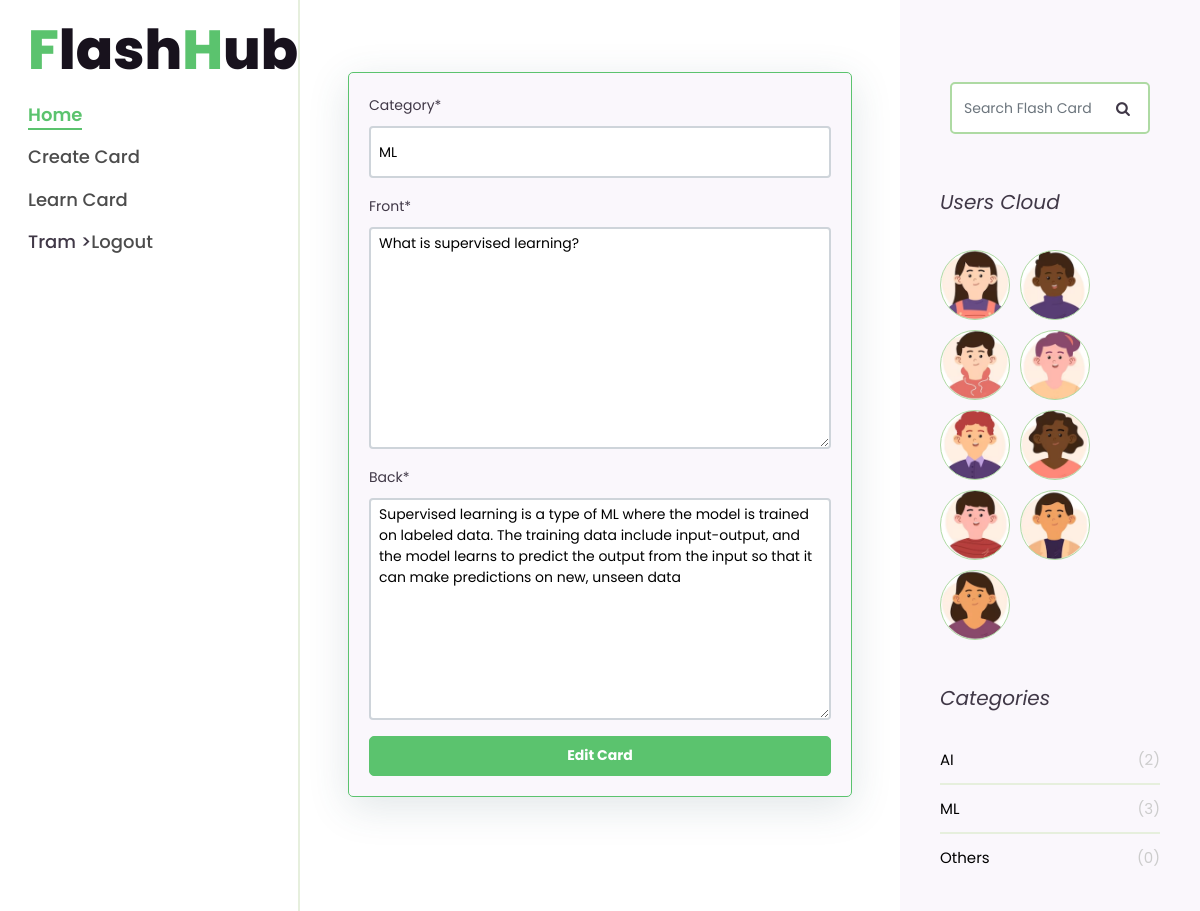
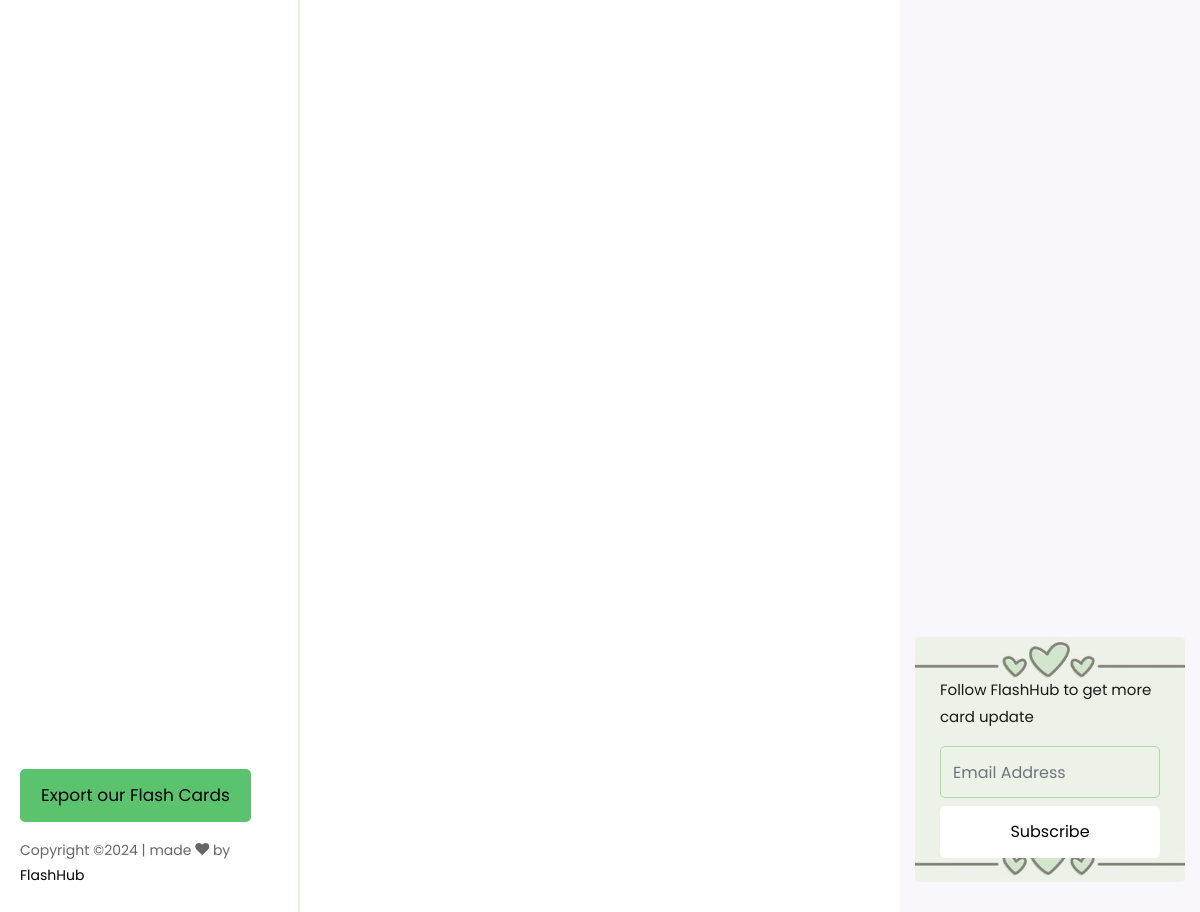
Screenshot of /edit_card/35 (signed in) with the database file from the repository (2 pictures, top to bottom).
### flashcards/models.py (models this page shows)
class FlashCard(models.Model):
	category = models.CharField(max_length=50)
	front = models.TextField()
	back = models.TextField()
	creator = models.ForeignKey(User, on_delete=models.CASCADE)
	likes = models.IntegerField(default=0)
	known = models.IntegerField(default=0)
	def __str__(self):
		return self.front

### flashcards/views.py (the view)
# urls.py: path('edit_card/<id>', views.edit_card, name='edit_card'),
@login_required
def edit_card(request, id):
    if request.user.is_authenticated:
        all_cards = FlashCard.objects.filter(creator=request.user.id)
    else:
        all_cards = FlashCard.objects.all()
    card = FlashCard.objects.get(id=id)
    if request.method == 'POST':
        form = FlashCardForm(request.POST, instance=card)
        if form.is_valid():
            form.save()
            messages.success(request, f'Flashcard updated!')
            return redirect('home')
    else:
        form = FlashCardForm(instance=card)
    counts = get_counts(all_cards)
    popular_cards = all_cards.order_by('-likes')[:3]
    context = {'form':form, 'counts':counts, 'popular_cards':popular_cards }
    return render(request, 'flashcards/edit_card.html', context)

### flashcards/forms.py
class FlashCardForm(ModelForm):
	class Meta:
		model = FlashCard
		fields = ['category', 'front', 'back']

### flashcards/views.py (called while the page is built)
def get_counts(all_cards):
    counts = []
    count_alg = all_cards.filter(category='AI').count()
    counts.append(count_alg)
    count_ds = all_cards.filter(category='ML').count()
    counts.append(count_ds)
    count_com = all_cards.filter(category='Others').count()
    counts.append(count_com)
    return counts

### flashcards/templates/flashcards/edit_card.html (shortened to what this page needs)
{% extends "flashcards/base.html" %}
{% load static %}
{% load crispy_forms_tags %}
{% block content %}
	<div class="row pt-md-4">
        <div class="col-md-12">
            <div class="blog-entry ftco-animate d-md-flex">
                <div class="form-flashcard">
					<form method="POST" action="">
						{{ form|crispy }}
						<input class="btn btn-primary" type="submit" name="Submit" value="Edit Card">
					</form>
				</div>
            </div>
        </div>
	</div>
{% endblock %}

### flashcards/templates/flashcards/base.html (shortened to what this page needs)
{% load static %}
<!DOCTYPE html>
<html>
<head>
    <link rel="stylesheet" href="{% static '/css/open-iconic-bootstrap.min.css' %}">
    <link rel="stylesheet" href="{% static '/css/animate.css' %}">
    <link rel="stylesheet" href="{% static '/css/icomoon.css' %}">
    <link rel="stylesheet" href="{% static '/css/style.css' %}">
    <link rel="stylesheet" href="{% static '/font-awesome-4.7.0/font-awesome-4.7.0/css/font-awesome.min.css' %}">
</head>
<body>
	<div id="colorlib-page">
        <aside id="colorlib-aside" role="complementary" class="js-fullheight">
			<h1><span class='green-text' style='color:#5BC36E'>F</span>lash<span class='green-text' style='color:#5BC36E'>H</span>ub</h1>
            <nav id="colorlib-main-menu" role="navigation">
                <ul>
                    <li class="colorlib-active"><a href="{% url 'home' %}">Home</a></li>
                    <li><a href="{% url 'add_card' %}">Create Card</a></li>
                    <li><a href="{% url 'learn' %}">Learn Card</a></li>
                    {% if user.is_authenticated %}
                        <li><span>{{user.username}}&nbsp</span>><a href="{% url 'logout' %}">Logout</a></li>
                    {% else %}
                        <li><a href="{% url 'login' %}">Login</a></li>
                    {% endif %}
                </ul>
            </nav>
            <div class="colorlib-footer">
                <div class="mb-4">
                    <h3>&nbsp</h3>
                    <form action="{% url 'dump_csv' %}" class="colorlib-subscribe-form">
                        <div class="form-group d-flex">
                          <button class="btn-dark">Export our Flash Cards</button>
                        </div>
                    </form>
                </div>
                <p class="pfooter">
      Copyright &copy;<script>document.write(new Date().getFullYear());</script> | made <i class="icon-heart" aria-hidden="true"></i> by <a href="https://kentstate.edu" target="_blank">FlashHub</a></p>
            </div>
        </aside>
        <div id="colorlib-main">
        <section class="ftco-section ftco-no-pt ftco-no-pb">
        <div class="container">
            <div class="row d-flex">
            	<div class="col-xl-8 py-5 px-md-5">
	            	{% block content %}
		    		{% endblock %}
		    	</div>
                <div class="col-xl-4 sidebar ftco-animate bg-light pt-5">
                    <div class="sidebar-box pt-md-4">
                      <form method="GET" action="{% url 'search_keywords' %}" class="search-form">
                        <div class="form-group">
                          <span class="icon icon-search"></span>
                          <input name='keywords' type="text" class="form-control" placeholder="Search Flash Card">
                        </div>
                      </form>
                    </div>
					<div class="sidebar-box ftco-animate">
						<h3 class="sidebar-heading">Users Cloud</h3>
						<ul class="tagcloud">
						  <a href="#" class="tag-cloud-link" style="background-image: url({% static 'images/u1.png' %});"></a>
						  <a href="#" class="tag-cloud-link" style="background-image: url({% static 'images/u2.png' %});"></a>
						  <a href="#" class="tag-cloud-link" style="background-image: url({% static 'images/u3.png' %});"></a>
						  <a href="#" class="tag-cloud-link" style="background-image: url({% static 'images/u4.png' %});"></a>
						  <a href="#" class="tag-cloud-link" style="background-image: url({% static 'images/u5.png' %});"></a>
						  <a href="#" class="tag-cloud-link" style="background-image: url({% static 'images/u6.png' %});"></a>
						  <a href="#" class="tag-cloud-link" style="background-image: url({% static 'images/u7.png' %});"></a>
						  <a href="#" class="tag-cloud-link" style="background-image: url({% static 'images/u8.png' %});"></a>
						  <a href="#" class="tag-cloud-link" style="background-image: url({% static 'images/u9.png' %});"></a>
						</ul>
					  </div>
                    <div class="sidebar-box ftco-animate">
                        <h3 class="sidebar-heading">Categories</h3>
                      <ul class="categories">
                        <li><a href="{% url 'get_cards_by_category' 'AI' %}">AI <span>({{counts.0}})</span>
                        </a></li>
                        <li><a href="{% url 'get_cards_by_category' 'ML' %}">ML <span>({{counts.1}})</span></a></li>
                        <li><a href="{% url 'get_cards_by_category' 'Others' %}">Others <span>({{counts.2}})</span>
                        </a></li>
                      </ul>
                    </div>
	                <div class="sidebar-box subs-wrap img py-4" style="background-image: url({% static 'images/newletter.jpeg' %});">
	                                <div class="overlay"></div>
	                                <p class="mb-4">Follow FlashHub to get more card update</p>
	                  <form action="#" class="subscribe-form">
	                    <div class="form-group">
	                      <input type="text" class="form-control" placeholder="Email Address">
	                      <input type="submit" value="Subscribe" class="mt-2 btn btn-white submit">
	                    </div>
	                  </form>
	                </div>
                </div>
            </div>
        </div>
    	</section>
    </div>
    </div>
</body>
</html>

### Django_Flashcards/static/css/icomoon.css (style rules this page uses)
[class^="icon-"], [class*=" icon-"] { font-family: 'icomoon' !important; speak: none; font-style: normal; font-weight: normal; font-variant: normal; text-transform: none; line-height: 1; -webkit-font-smoothing: antialiased; -moz-osx-font-smoothing: grayscale; }
.icon-search:before { content: "\f002"; }
.icon-heart:before { content: "\f004"; }

### rows the page displays
FlashCard: category "ML", front "What is supervised learning?", back "Supervised learning is a type of ML where the model is trained on labeled data. The training data include input-output, and the model learns to predict the output from the input so that it can make predictions on new, unseen data"

### other values shown
{{ user.username }} "Tram"
{{ counts.0 }} "2"
{{ counts.1 }} "3"
{{ counts.2 }} "0"
